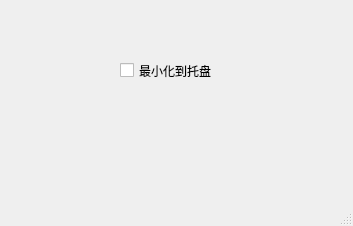
<?xml version="1.0" encoding="UTF-8"?>
<ui version="4.0">
 <class>MainWindow</class>
 <widget class="QMainWindow" name="MainWindow">
  <property name="geometry">
   <rect>
    <x>0</x>
    <y>0</y>
    <width>353</width>
    <height>226</height>
   </rect>
  </property>
  <property name="windowTitle">
   <string>SystemTrayIcon</string>
  </property>
  <property name="windowIcon">
   <iconset resource="system_icon.qrc">
    <normaloff>:/LJTools.ico</normaloff>:/LJTools.ico</iconset>
  </property>
  <widget class="QWidget" name="centralwidget">
   <widget class="QCheckBox" name="checkBox_min_to_systemtray">
    <property name="geometry">
     <rect>
      <x>120</x>
      <y>50</y>
      <width>191</width>
      <height>41</height>
     </rect>
    </property>
    <property name="text">
     <string>最小化到托盘</string>
    </property>
   </widget>
  </widget>
  <widget class="QMenuBar" name="menubar">
   <property name="geometry">
    <rect>
     <x>0</x>
     <y>0</y>
     <width>353</width>
     <height>23</height>
    </rect>
   </property>
  </widget>
  <widget class="QStatusBar" name="statusbar"/>
 </widget>
 <resources>
  <include location="system_icon.qrc"/>
 </resources>
 <connections/>
</ui>
